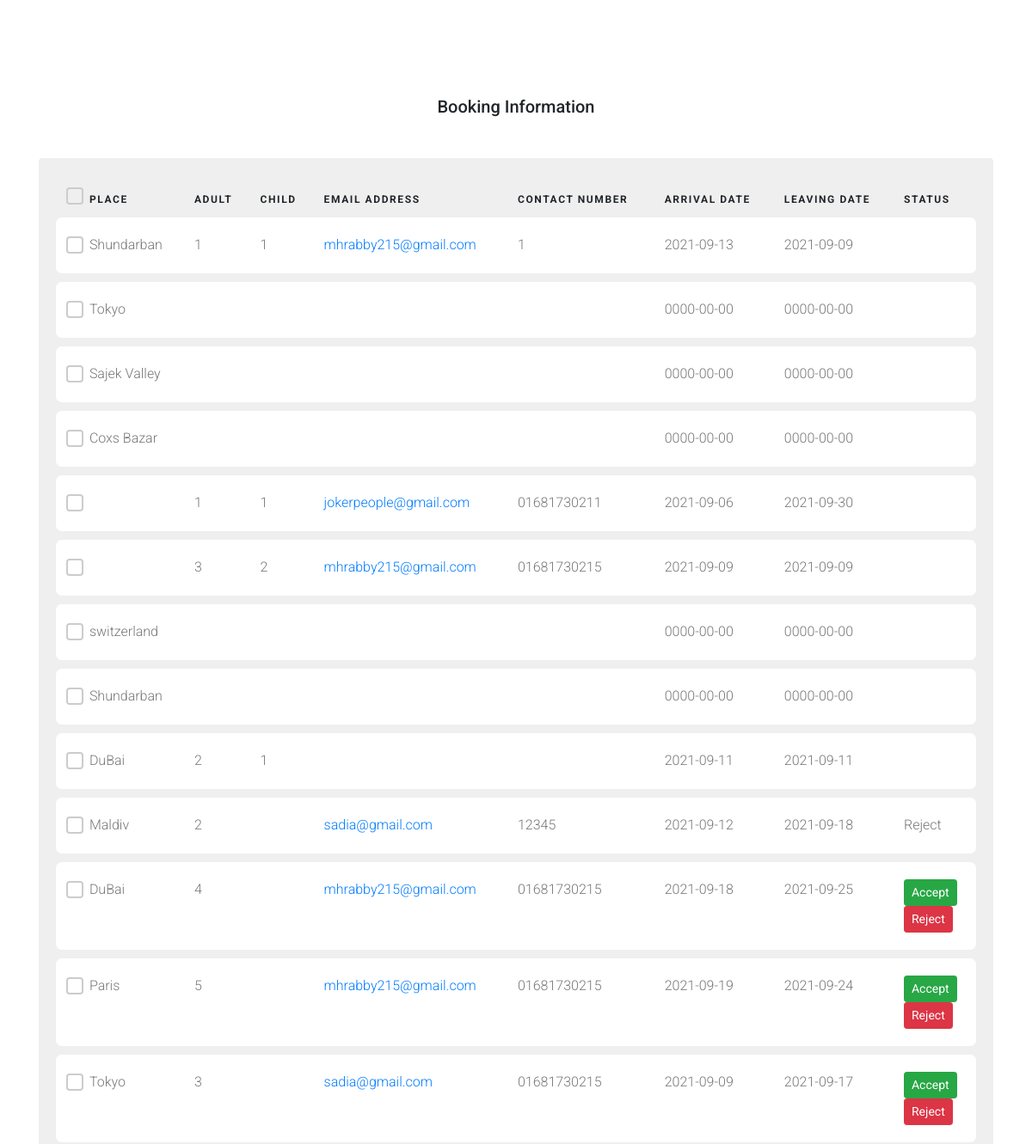
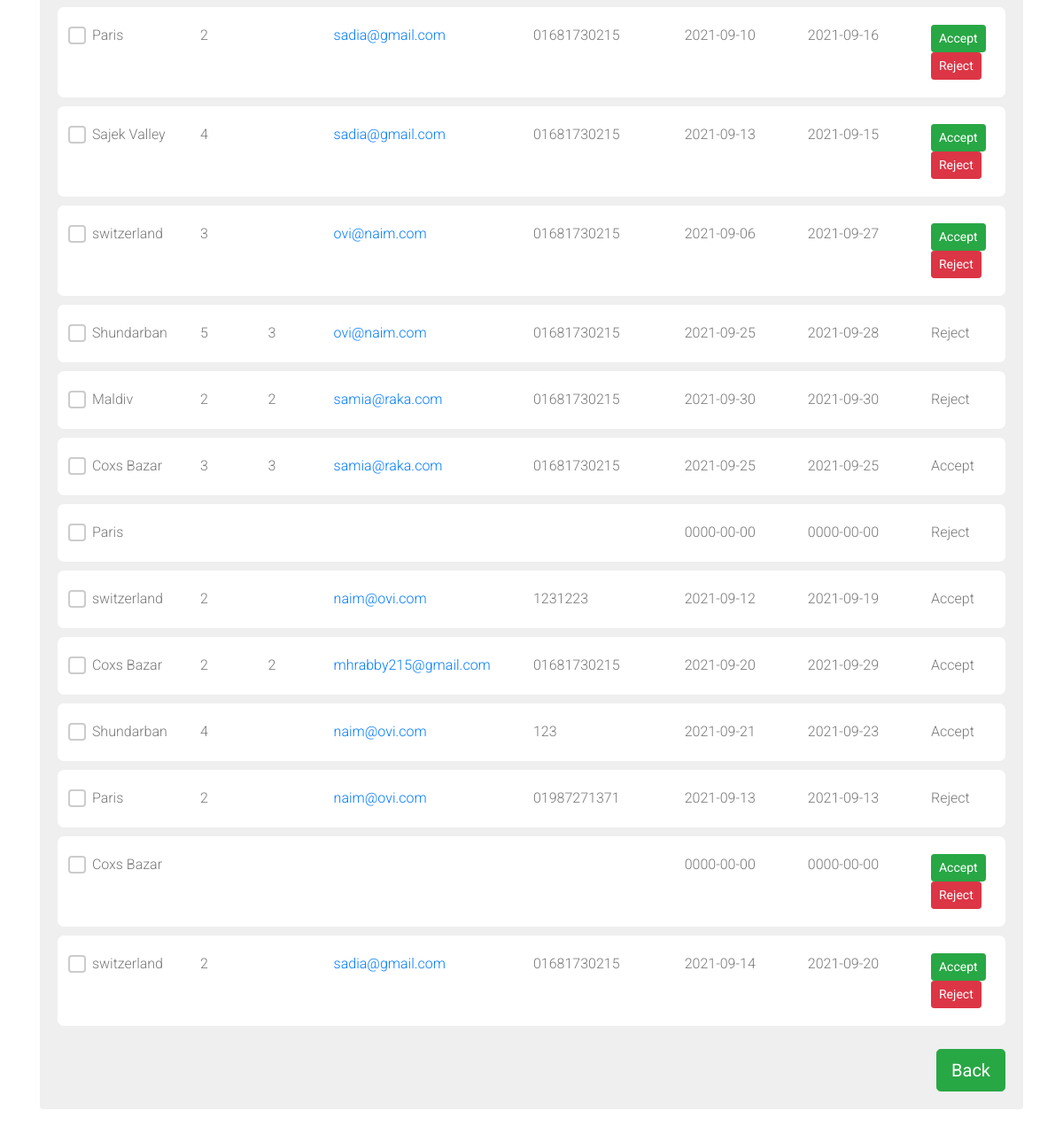
The app's page /table/bookingInformation.php with its own data (2 pictures, top to bottom).
### tables this page shows
CREATE TABLE `booking` (
  `serialno.` int(3) NOT NULL,
  `place` varchar(20) NOT NULL,
  `adult` varchar(3) NOT NULL,
  `email` varchar(50) NOT NULL,
  `phone` varchar(15) NOT NULL,
  `arrival` date NOT NULL,
  `leaving` date NOT NULL,
  `child` varchar(3) NOT NULL,
  `status` varchar(10) DEFAULT NULL
);

### table/bookingInformation.php (the view, shortened to what this page needs)
<?php
include '../connection.php';
$result = "SELECT * from booking";
$res = mysqli_query($con, $result);
?>
<!doctype html>
<html lang="en">
  <head>
    <link rel="stylesheet" href="fonts/icomoon/style.css">
    <link rel="stylesheet" href="css/owl.carousel.min.css">
    <link rel="stylesheet" href="css/bootstrap.min.css">
    <link rel="stylesheet" href="css/style.css">
  </head>
  <body>
  <div class="content">
    <div class="container">
      <h2 class="mb-5 text-center">Booking Information </h2>
      <div class="table-responsive custom-table-responsive">
        <table class="table custom-table">
          <thead>
            <tr>
              <th scope="col">
                <label class="control control--checkbox">
                  <div class="control__indicator"></div>
                </label>
              </th>
              <th scope="col">Place</th>
              <th scope="col">Adult</th>
              <th scope="col">Child</th>
              <th scope="col">Email Address</th>
              <th scope="col">Contact Number</th>
              <th scope="col">Arrival Date</th>
              <th scope="col">Leaving Date</th>
              <th scope="col">Status </th>
            </tr>
          </thead>
          <tbody>
            <?php
            while($t = mysqli_fetch_array($res)){
            ?>
            <tr scope="row">
              <th scope="row">
                <label class="control control--checkbox">
                  <div class="control__indicator"></div>
                </label>
              </th>
              <td>
                <?php echo $t['place'];  ?>
              </td>
              <td>
                <?php echo $t['adult'];  ?>
              </td>
              <td>
                <?php echo $t['child'];  ?>
              </td>
              <td><a href="#"><?php echo $t['email'];  ?></a></td>
              <td>
                <?php echo $t['phone'];  ?>
              </td>
              <td><?php echo $t['arrival'];?></td>
              <td><?php echo $t['leaving'];?></td>
              <td>
                <?php
                  if($t['status']== "Applied"){
                ?>
                  <form action="acceptReject.php" method="POST">
                      <input type="submit" class="btn btn-success btn-sm" value="Accept">
                  </form>
                  <form action="acceptReject.php" method="POST">
                      <input type="submit" class="btn btn-danger btn-sm" value="Reject">
                  </form>
                    <?php
                  }
                  else
                  {
                    echo $t['status'];
                  }
                ?>
              </td>
            </tr>
            <tr class="spacer"><td colspan="100"></td></tr>
            <?php } ?>
          </tbody>
        </table>
        <a href="../home.php"><button class="btn btn-success btn-lg float-right">Back</button></a>
      </div>
    </div>
  </div>
  </body>
</html>

### table/css/style.css (style rules this page uses)
body { font-family: "Roboto", -apple-system, BlinkMacSystemFont, "Segoe UI", Roboto, "Helvetica Neue", Arial, "Noto Sans", sans-serif, "Apple Color Emoji", "Segoe UI Emoji", "Segoe UI Symbol", "Noto Color Emoji"; background-color: #fff; font-weight: 300; }
h1, h2, h3, h4, h5, h6, .h1, .h2, .h3, .h4, .h5, .h6 { font-family: "Roboto", -apple-system, BlinkMacSystemFont, "Segoe UI", Roboto, "Helvetica Neue", Arial, "Noto Sans", sans-serif, "Apple Color Emoji", "Segoe UI Emoji", "Segoe UI Symbol", "Noto Color Emoji"; }
a { -webkit-transition: .3s all ease; -o-transition: .3s all ease; transition: .3s all ease; }
a, a:hover { text-decoration: none !important; }
.content { padding: 7rem 0; }
h2 { font-size: 20px; }
.custom-table-responsive { background-color: #efefef; padding: 20px; border-radius: 4px; }
.custom-table { min-width: 900px; }
.custom-table thead tr, .custom-table thead th { border-top: none; border-bottom: none !important; font-size: 12px; text-transform: uppercase; letter-spacing: .1rem; }
.custom-table tbody th, .custom-table tbody td { color: #777; font-weight: 400; padding-bottom: 20px; padding-top: 20px; font-weight: 300; }
.custom-table tbody tr:not(.spacer) { border-radius: 7px; overflow: hidden; -webkit-transition: .3s all ease; -o-transition: .3s all ease; transition: .3s all ease; }
.custom-table tbody tr th, .custom-table tbody tr td { background: #fff; border: none; }
.custom-table tbody tr th:first-child, .custom-table tbody tr td:first-child { border-top-left-radius: 7px; border-bottom-left-radius: 7px; }
.custom-table tbody tr th:last-child, .custom-table tbody tr td:last-child { border-top-right-radius: 7px; border-bottom-right-radius: 7px; }
.custom-table tbody tr.spacer td { padding: 0 !important; height: 10px; border-radius: 0 !important; background: transparent !important; }
.control { display: block; position: relative; margin-bottom: 25px; cursor: pointer; font-size: 18px; }
.control__indicator { position: absolute; top: 2px; left: 0; height: 20px; width: 20px; border-radius: 4px; border: 2px solid #ccc; background: transparent; }
.control__indicator:after { font-family: 'icomoon'; content: '\e5ca'; position: absolute; display: none; }
.control--checkbox .control__indicator:after { top: 50%; left: 50%; -webkit-transform: translate(-50%, -52%); -ms-transform: translate(-50%, -52%); transform: translate(-50%, -52%); }

### records on screen
booking: place "Shundarban", adult "1", child "1", email "mhrabby215@gmail.com", phone "1", arrival "2021-09-13", leaving "2021-09-09"
booking: place "Tokyo", arrival "0000-00-00", leaving "0000-00-00"
booking: place "Sajek Valley", arrival "0000-00-00", leaving "0000-00-00"
booking: place "Coxs Bazar", arrival "0000-00-00", leaving "0000-00-00"
booking: adult "1", child "1", email "jokerpeople@gmail.com", phone "01681730211", arrival "2021-09-06", leaving "2021-09-30"
booking: adult "3", child "2", email "mhrabby215@gmail.com", phone "01681730215", arrival "2021-09-09", leaving "2021-09-09"
booking: place "switzerland", arrival "0000-00-00", leaving "0000-00-00"
booking: place "Shundarban", arrival "0000-00-00", leaving "0000-00-00"
booking: place "DuBai", adult "2", child "1", arrival "2021-09-11", leaving "2021-09-11"
booking: place "Maldiv", adult "2", email "sadia@gmail.com", phone "12345", arrival "2021-09-12", leaving "2021-09-18", status "Reject"
booking: place "DuBai", adult "4", email "mhrabby215@gmail.com", phone "01681730215", arrival "2021-09-18", leaving "2021-09-25"
booking: place "Paris", adult "5", email "mhrabby215@gmail.com", phone "01681730215", arrival "2021-09-19", leaving "2021-09-24"
booking: place "Tokyo", adult "3", email "sadia@gmail.com", phone "01681730215", arrival "2021-09-09", leaving "2021-09-17"
booking: place "Paris", adult "2", email "sadia@gmail.com", phone "01681730215", arrival "2021-09-10", leaving "2021-09-16"
booking: place "Sajek Valley", adult "4", email "sadia@gmail.com", phone "01681730215", arrival "2021-09-13", leaving "2021-09-15"
booking: place "switzerland", adult "3", email "ovi@naim.com", phone "01681730215", arrival "2021-09-06", leaving "2021-09-27"
booking: place "Shundarban", adult "5", child "3", email "ovi@naim.com", phone "01681730215", arrival "2021-09-25", leaving "2021-09-28", status "Reject"
booking: place "Maldiv", adult "2", child "2", email "samia@raka.com", phone "01681730215", arrival "2021-09-30", leaving "2021-09-30", status "Reject"
booking: place "Coxs Bazar", adult "3", child "3", email "samia@raka.com", phone "01681730215", arrival "2021-09-25", leaving "2021-09-25", status "Accept"
booking: place "Paris", arrival "0000-00-00", leaving "0000-00-00", status "Reject"
booking: place "switzerland", adult "2", email "naim@ovi.com", phone "1231223", arrival "2021-09-12", leaving "2021-09-19", status "Accept"
booking: place "Coxs Bazar", adult "2", child "2", email "mhrabby215@gmail.com", phone "01681730215", arrival "2021-09-20", leaving "2021-09-29", status "Accept"
booking: place "Shundarban", adult "4", email "naim@ovi.com", phone "123", arrival "2021-09-21", leaving "2021-09-23", status "Accept"
booking: place "Paris", adult "2", email "naim@ovi.com", phone "01987271371", arrival "2021-09-13", leaving "2021-09-13", status "Reject"
booking: place "Coxs Bazar", arrival "0000-00-00", leaving "0000-00-00"
booking: place "switzerland", adult "2", email "sadia@gmail.com", phone "01681730215", arrival "2021-09-14", leaving "2021-09-20"
